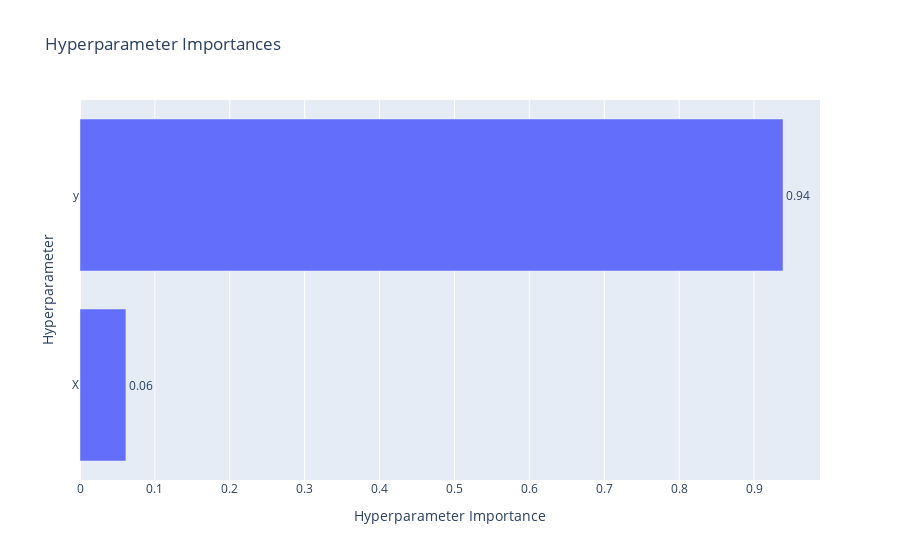
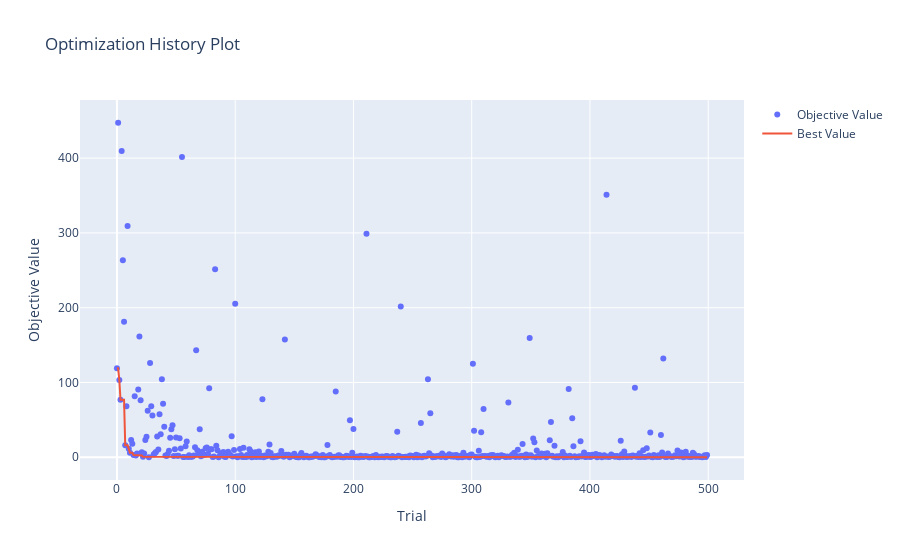
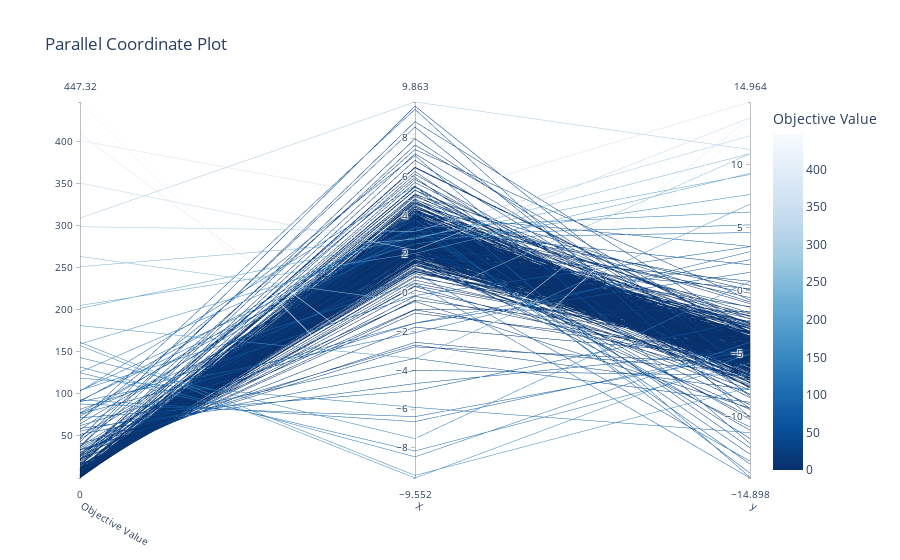

These figures' notebook cell, in order:
### Code cell
# 바로 위 셀에서 !pip install plotly로 plotly를 설치했지만,
# 주피터 노트북에서는 셀마다 커널이 분리되어 있거나, 설치 직후 import 시 커널 재시작이 필요할 수 있습니다.
# plotly 설치 후, 커널을 재시작하거나, 설치 셀을 실행한 뒤 다시 import해야 정상적으로 동작합니다.

import optuna.visualization as vis
import plotly

# plotly 라이브러리 : 동적 시각화 라이브러리

# 파라미터 중요도 시각화
vis.plot_param_importances(study).show()
# 최적화 과정 시각화
vis.plot_optimization_history(study).show()
# 병렬 좌표 시각화
vis.plot_parallel_coordinate(study).show()

### Figure 1 — Plotly figure (JSON) as saved in the notebook; plotly's stock layout.template omitted (floating-point values rounded to 4 significant figures)
{"data": [{"cliponaxis": false, "hovertemplate": ["X (FloatDistribution): 0.06131853094355193<extra></extra>", "y (FloatDistribution): 0.9386814690564481<extra></extra>"], "name": "Objective Value", "orientation": "h", "text": ["0.06", "0.94"], "textposition": "outside", "type": "bar", "x": [0.06132, 0.9387], "y": ["X", "y"]}], "layout": {"title": {"text": "Hyperparameter Importances"}, "xaxis": {"title": {"text": "Hyperparameter Importance"}}, "yaxis": {"title": {"text": "Hyperparameter"}}}}

### Figure 2 — Plotly figure (JSON) as saved in the notebook; plotly's stock layout.template omitted (floating-point values rounded to 4 significant figures; data arrays with more than 128 entries replaced by an {"elided": "..."} marker saying what was removed)
{"data": [{"mode": "markers", "name": "Objective Value", "type": "scatter", "x": {"elided": "500 int values"}, "y": {"elided": "500 float values"}}, {"mode": "lines", "name": "Best Value", "type": "scatter", "x": {"elided": "500 int values"}, "y": {"elided": "500 float values"}}, {"marker": {"color": "#cccccc"}, "mode": "markers", "name": "Infeasible Trial", "showlegend": false, "type": "scatter", "x": [], "y": []}], "layout": {"title": {"text": "Optimization History Plot"}, "xaxis": {"title": {"text": "Trial"}}, "yaxis": {"title": {"text": "Objective Value"}}}}

### Figure 3 — Plotly figure (JSON) as saved in the notebook; plotly's stock layout.template omitted (floating-point values rounded to 4 significant figures; data arrays with more than 128 entries replaced by an {"elided": "..."} marker saying what was removed)
{"data": [{"dimensions": [{"label": "Objective Value", "range": [4.54e-06, 447.3], "values": {"elided": "500 float values"}}, {"label": "X", "range": [-9.552, 9.863], "values": {"elided": "500 float values"}}, {"label": "y", "range": [-14.9, 14.96], "values": {"elided": "500 float values"}}], "labelangle": 30, "labelside": "bottom", "line": {"color": {"elided": "500 float values"}, "colorbar": {"title": {"text": "Objective Value"}}, "colorscale": [[0, "rgb(247,251,255)"], [0.125, "rgb(222,235,247)"], [0.25, "rgb(198,219,239)"], [0.375, "rgb(158,202,225)"], [0.5, "rgb(107,174,214)"], [0.625, "rgb(66,146,198)"], [0.75, "rgb(33,113,181)"], [0.875, "rgb(8,81,156)"], [1, "rgb(8,48,107)"]], "reversescale": true, "showscale": true}, "type": "parcoords"}], "layout": {"title": {"text": "Parallel Coordinate Plot"}}}
